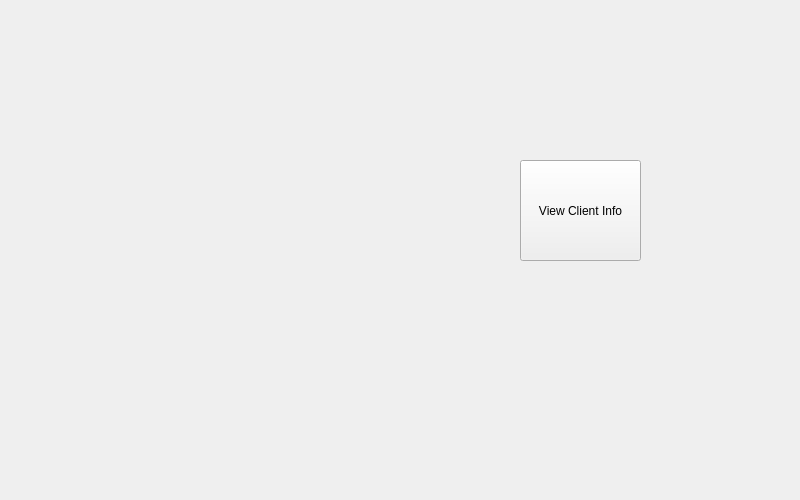
<?xml version="1.0" encoding="UTF-8"?>
<ui version="4.0">
 <class>ConsultWindow</class>
 <widget class="QWidget" name="ConsultWindow">
  <property name="geometry">
   <rect>
    <x>0</x>
    <y>0</y>
    <width>800</width>
    <height>500</height>
   </rect>
  </property>
  <property name="maximumSize">
   <size>
    <width>800</width>
    <height>500</height>
   </size>
  </property>
  <property name="windowTitle">
   <string>ConsultWindow</string>
  </property>
  <widget class="QStackedWidget" name="stackedWidget">
   <property name="geometry">
    <rect>
     <x>10</x>
     <y>10</y>
     <width>781</width>
     <height>481</height>
    </rect>
   </property>
   <property name="autoFillBackground">
    <bool>false</bool>
   </property>
   <widget class="QWidget" name="Principal">
    <widget class="QPushButton" name="bViewClientsInfo">
     <property name="geometry">
      <rect>
       <x>510</x>
       <y>150</y>
       <width>121</width>
       <height>101</height>
      </rect>
     </property>
     <property name="text">
      <string>View Client Info</string>
     </property>
    </widget>
   </widget>
   <widget class="QWidget" name="ViewClientsInfo">
    <widget class="QListWidget" name="listWidget">
     <property name="geometry">
      <rect>
       <x>20</x>
       <y>80</y>
       <width>411</width>
       <height>231</height>
      </rect>
     </property>
    </widget>
   </widget>
  </widget>
 </widget>
 <layoutdefault spacing="6" margin="11"/>
 <resources/>
 <connections/>
</ui>
